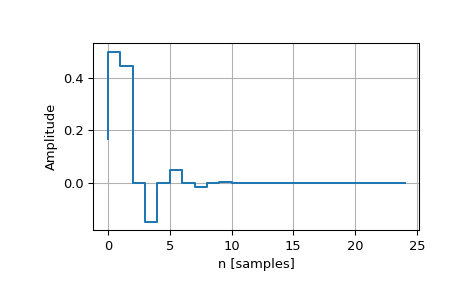

Write Python code to recreate this figure.
from scipy import signal
import matplotlib.pyplot as plt

butter = signal.dlti(*signal.butter(3, 0.5))
t, y = signal.dimpulse(butter, n=25)
plt.step(t, np.squeeze(y))
plt.grid()
plt.xlabel('n [samples]')
plt.ylabel('Amplitude')
